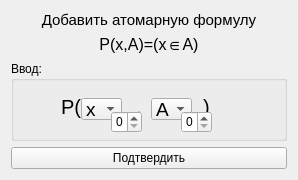
<?xml version="1.0" encoding="UTF-8"?>
<ui version="4.0">
 <class>Add_atoms_formula_form</class>
 <widget class="QWidget" name="Add_atoms_formula_form">
  <property name="geometry">
   <rect>
    <x>0</x>
    <y>0</y>
    <width>298</width>
    <height>177</height>
   </rect>
  </property>
  <property name="windowTitle">
   <string>Form</string>
  </property>
  <layout class="QGridLayout" name="gridLayout">
   <item row="0" column="0">
    <widget class="QLabel" name="label">
     <property name="font">
      <font>
       <pointsize>11</pointsize>
      </font>
     </property>
     <property name="text">
      <string>Добавить атомарную формулу</string>
     </property>
     <property name="alignment">
      <set>Qt::AlignCenter</set>
     </property>
    </widget>
   </item>
   <item row="2" column="0">
    <widget class="QGroupBox" name="groupBox">
     <property name="minimumSize">
      <size>
       <width>0</width>
       <height>80</height>
      </size>
     </property>
     <property name="title">
      <string>Ввод:</string>
     </property>
     <widget class="QLabel" name="label_3">
      <property name="geometry">
       <rect>
        <x>50</x>
        <y>30</y>
        <width>171</width>
        <height>31</height>
       </rect>
      </property>
      <property name="font">
       <font>
        <pointsize>15</pointsize>
       </font>
      </property>
      <property name="text">
       <string>P(          ,           )</string>
      </property>
     </widget>
     <widget class="QComboBox" name="VarName">
      <property name="geometry">
       <rect>
        <x>70</x>
        <y>37</y>
        <width>41</width>
        <height>22</height>
       </rect>
      </property>
      <property name="font">
       <font>
        <pointsize>14</pointsize>
       </font>
      </property>
      <property name="currentIndex">
       <number>23</number>
      </property>
      <item>
       <property name="text">
        <string>a</string>
       </property>
      </item>
      <item>
       <property name="text">
        <string>b</string>
       </property>
      </item>
      <item>
       <property name="text">
        <string>c</string>
       </property>
      </item>
      <item>
       <property name="text">
        <string>d</string>
       </property>
      </item>
      <item>
       <property name="text">
        <string>e</string>
       </property>
      </item>
      <item>
       <property name="text">
        <string>f</string>
       </property>
      </item>
      <item>
       <property name="text">
        <string>g</string>
       </property>
      </item>
      <item>
       <property name="text">
        <string>h</string>
       </property>
      </item>
      <item>
       <property name="text">
        <string>i</string>
       </property>
      </item>
      <item>
       <property name="text">
        <string>j</string>
       </property>
      </item>
      <item>
       <property name="text">
        <string>k</string>
       </property>
      </item>
      <item>
       <property name="text">
        <string>l</string>
       </property>
      </item>
      <item>
       <property name="text">
        <string>m</string>
       </property>
      </item>
      <item>
       <property name="text">
        <string>n</string>
       </property>
      </item>
      <item>
       <property name="text">
        <string>o</string>
       </property>
      </item>
      <item>
       <property name="text">
        <string>p</string>
       </property>
      </item>
      <item>
       <property name="text">
        <string>q</string>
       </property>
      </item>
      <item>
       <property name="text">
        <string>r</string>
       </property>
      </item>
      <item>
       <property name="text">
        <string>s</string>
       </property>
      </item>
      <item>
       <property name="text">
        <string>t</string>
       </property>
      </item>
      <item>
       <property name="text">
        <string>u</string>
       </property>
      </item>
      <item>
       <property name="text">
        <string>v</string>
       </property>
      </item>
      <item>
       <property name="text">
        <string>w</string>
       </property>
      </item>
      <item>
       <property name="text">
        <string>x</string>
       </property>
      </item>
      <item>
       <property name="text">
        <string>y</string>
       </property>
      </item>
      <item>
       <property name="text">
        <string>z</string>
       </property>
      </item>
     </widget>
     <widget class="QComboBox" name="SetName">
      <property name="geometry">
       <rect>
        <x>140</x>
        <y>37</y>
        <width>41</width>
        <height>22</height>
       </rect>
      </property>
      <property name="font">
       <font>
        <pointsize>14</pointsize>
       </font>
      </property>
      <item>
       <property name="text">
        <string>A</string>
       </property>
      </item>
      <item>
       <property name="text">
        <string>B</string>
       </property>
      </item>
      <item>
       <property name="text">
        <string>C</string>
       </property>
      </item>
      <item>
       <property name="text">
        <string>D</string>
       </property>
      </item>
      <item>
       <property name="text">
        <string>E</string>
       </property>
      </item>
      <item>
       <property name="text">
        <string>F</string>
       </property>
      </item>
      <item>
       <property name="text">
        <string>G</string>
       </property>
      </item>
      <item>
       <property name="text">
        <string>H</string>
       </property>
      </item>
      <item>
       <property name="text">
        <string>I</string>
       </property>
      </item>
      <item>
       <property name="text">
        <string>G</string>
       </property>
      </item>
      <item>
       <property name="text">
        <string>K</string>
       </property>
      </item>
      <item>
       <property name="text">
        <string>L</string>
       </property>
      </item>
      <item>
       <property name="text">
        <string>M</string>
       </property>
      </item>
      <item>
       <property name="text">
        <string>N</string>
       </property>
      </item>
      <item>
       <property name="text">
        <string>O</string>
       </property>
      </item>
      <item>
       <property name="text">
        <string>P</string>
       </property>
      </item>
      <item>
       <property name="text">
        <string>Q</string>
       </property>
      </item>
      <item>
       <property name="text">
        <string>R</string>
       </property>
      </item>
      <item>
       <property name="text">
        <string>S</string>
       </property>
      </item>
      <item>
       <property name="text">
        <string>T</string>
       </property>
      </item>
      <item>
       <property name="text">
        <string>U</string>
       </property>
      </item>
      <item>
       <property name="text">
        <string>V</string>
       </property>
      </item>
      <item>
       <property name="text">
        <string>W</string>
       </property>
      </item>
      <item>
       <property name="text">
        <string>X</string>
       </property>
      </item>
      <item>
       <property name="text">
        <string>Y</string>
       </property>
      </item>
      <item>
       <property name="text">
        <string>Z</string>
       </property>
      </item>
     </widget>
     <widget class="QSpinBox" name="VarIndex">
      <property name="geometry">
       <rect>
        <x>100</x>
        <y>50</y>
        <width>31</width>
        <height>22</height>
       </rect>
      </property>
     </widget>
     <widget class="QSpinBox" name="SetIndex">
      <property name="geometry">
       <rect>
        <x>170</x>
        <y>50</y>
        <width>31</width>
        <height>22</height>
       </rect>
      </property>
     </widget>
    </widget>
   </item>
   <item row="1" column="0">
    <widget class="QLabel" name="label_2">
     <property name="font">
      <font>
       <pointsize>12</pointsize>
      </font>
     </property>
     <property name="text">
      <string>P(x,A)=(x∈A)</string>
     </property>
     <property name="alignment">
      <set>Qt::AlignCenter</set>
     </property>
    </widget>
   </item>
   <item row="3" column="0">
    <widget class="QPushButton" name="OkBtn">
     <property name="text">
      <string>Подтвердить</string>
     </property>
    </widget>
   </item>
  </layout>
 </widget>
 <resources/>
 <connections/>
</ui>
